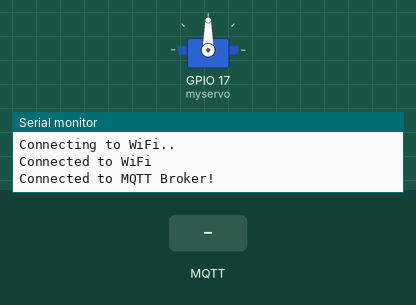
Simulated run of this sketch. Board: ESP32. On the bench: servo, the last lines printed to the serial monitor. The test bench sets the inputs (shaded band). WiFi joins after 1.5 s; servers stay silent unless stated; no MQTT or app messages arrive unless stated.

Above: at 2.7 s.
2.8 s: MQTT message "right" arrives on the first subscribed topic
At 3.1 s:
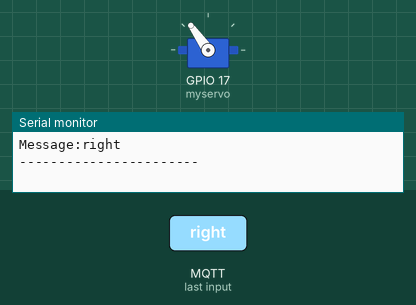
4.3 s: MQTT message "5" arrives on the first subscribed topic
At 5.5 s:
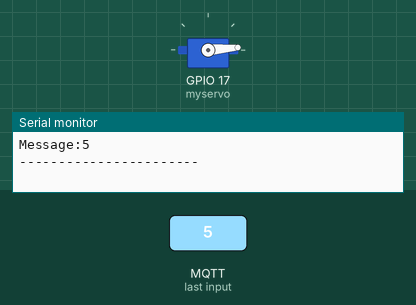
5.8 s: MQTT message "200" arrives on the first subscribed topic
At 6.6 s:
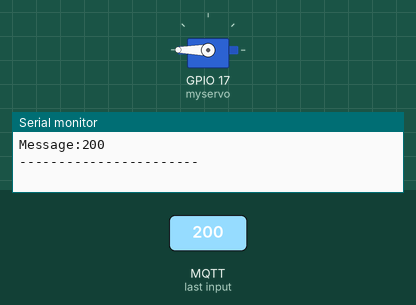
7.3 s: MQTT message "90" arrives on the first subscribed topic
At 7.7 s:
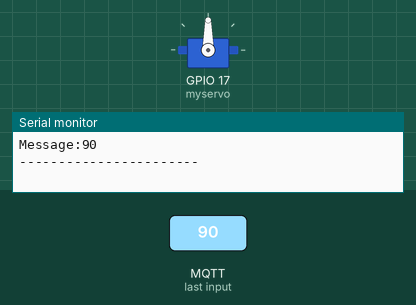
Timing chart, 0 to 9.8 s (numbered marks = the images above; inputs shaded):
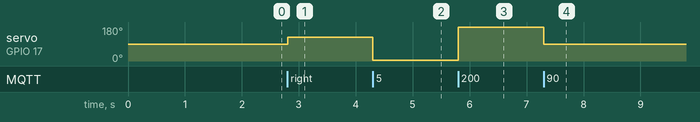

Measured:
- after the input at 2.8 s, servo on GPIO 17 (myservo): 90° → 125° at once
- after the input at 4.3 s, servo on GPIO 17 (myservo): 125° → 5° at once
- after the input at 5.8 s, servo on GPIO 17 (myservo): 5° → 180° at once
- after the input at 7.3 s, servo on GPIO 17 (myservo): 180° → 90° at once

The sketch:

node_jmri_mqtt_test.ino
```cpp
#include <WiFi.h>
#include <PubSubClient.h>
#include <Servo.h>

// WiFi credentials (changed from const char* to char[])
char ssid[] = "Gizmodo-hill-clan";
char password[] = "Cocoland01!";

// MQTT Broker settings
const char* mqtt_broker = "10.10.0.105"; // Change this to your computer's IP address on your network
char send_topic[100];
char receive_topic[100];
const char* turnout_base = "track/turnout/";

const char* mqtt_username = "wdmrc_mqtt"; // Not needed unless you configure security
const char* mqtt_password = "wdmrcbnsf"; // Not needed unless you configure security

WiFiClient espClient;
PubSubClient client(espClient);
Servo myservo;

// Servo angle positions
int leftPosition = 85;
int rightPosition = 125;

void setup() {
  myservo.attach(17); // PWM pin where the servo is connected
  Serial.begin(115200);
  WiFi.begin(ssid, password);
  while (WiFi.status() != WL_CONNECTED) {
    delay(500);
    Serial.println("Connecting to WiFi..");
  }
  Serial.println("Connected to WiFi");

  client.setServer(mqtt_broker, 1883);
  client.setCallback(callback);

  // Subscribe to a specific turnout, example turnout 1
  sprintf(send_topic, "%ssend/1", turnout_base);
  sprintf(receive_topic, "%sreceive/1", turnout_base);

  while (!client.connected()) {
    if (client.connect("NodeMCU32", mqtt_username, mqtt_password)) {
      Serial.println("Connected to MQTT Broker!");
      client.subscribe(receive_topic);
    } else {
      Serial.print("Failed to connect to MQTT Broker: ");
      Serial.print(client.state());
      delay(2000);
    }
  }
}

void callback(char* topic, byte* payload, unsigned int length) {
  Serial.print("Message arrived in topic: ");
  Serial.println(topic);

  Serial.print("Message:");
  for (int i = 0; i < length; i++) {
    Serial.print((char)payload[i]);
  }
  Serial.println();
  Serial.println("-----------------------");

  // Convert payload to string and then to integer
  String messageTemp;
  for (int i = 0; i < length; i++) {
    messageTemp += (char)payload[i];
  }

  if (messageTemp == "left") {
    myservo.write(leftPosition); // Move servo to left position
  } else if (messageTemp == "right") {
    myservo.write(rightPosition); // Move servo to right position
  } else {
    int pos = messageTemp.toInt();
    myservo.write(pos); // Assume direct position command
  }
}

void loop() {
  client.loop();
}
```
